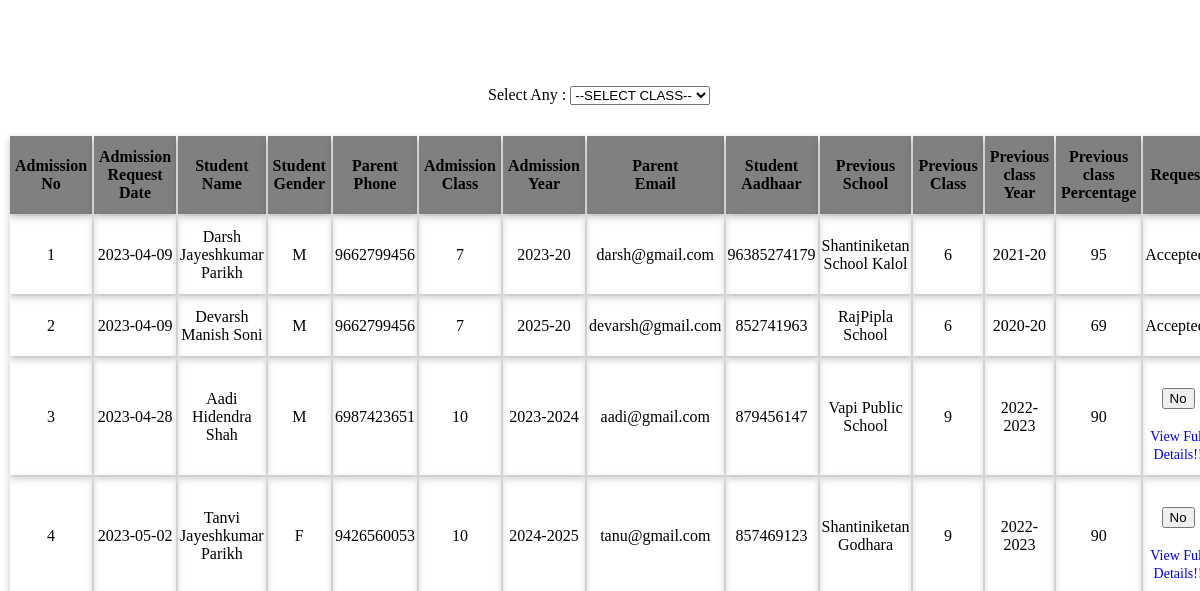
The page /assets/admin_admission.php on the database its author committed.
### tables this page shows
CREATE TABLE IF NOT EXISTS `admission_tb` (
  `sr_no` int NOT NULL AUTO_INCREMENT,
  `admit_date` date NOT NULL,
  `stud_name` varchar(50) NOT NULL,
  `stud_gender` varchar(6) NOT NULL,
  `parent_phone` varchar(10) NOT NULL,
  `admission_class` varchar(2) NOT NULL,
  `admission_year` varchar(10) NOT NULL,
  `stud_bdate` date NOT NULL,
  `stud_aadhaar` varchar(12) NOT NULL,
  `address` varchar(50) NOT NULL,
  `city` varchar(15) NOT NULL,
  `state` varchar(15) NOT NULL,
  `nation` varchar(15) NOT NULL,
  `pincode` varchar(6) NOT NULL,
  `mother_tongue` varchar(10) NOT NULL,
  `parent_email` varchar(50) NOT NULL,
  `prev_school` varchar(50) NOT NULL,
  `prev_class` varchar(2) NOT NULL,
  `prev_study_year` varchar(10) NOT NULL,
  `prev_class_perc` varchar(2) NOT NULL,
  `father_name` varchar(50) NOT NULL,
  `father_aadhaar` varchar(12) NOT NULL,
  `father_contact` varchar(10) NOT NULL,
  `father_occupation` varchar(10) NOT NULL,
  `father_income` varchar(10) NOT NULL,
  `mother_name` varchar(50) NOT NULL,
  `mother_aadhaar` varchar(12) NOT NULL,
  `mother_contact` varchar(10) NOT NULL,
  `mother_occupation` varchar(10) NOT NULL,
  `mother_income` varchar(10) NOT NULL,
  `admit_request` varchar(5) NOT NULL DEFAULT 'No',
  PRIMARY KEY (`sr_no`)
);

### assets/admin_admission.php (the view, shortened to what this page needs)
<!DOCTYPE html>
<html lang="en">
<head>
</head>
<body>
<?php
$cn=mysqli_connect("localhost","root","","school_users");
?>
<br>
    <form method="get" id="form-filter" action="">
            <div class="text" style="margin-left:40%;margin-top:5%;position:absolute;">
                Select Any :
                <select name="filter" onchange="sub();">
                    <option value='0' disabled selected>--SELECT CLASS--</option>
                </select>
            </div>
            <br><br><br><br><br><br>
    </form>
<?php
if($cn)
{
    if((!(isset($_GET["filter"]))) || $filter==0)
    {
        $result=mysqli_query($cn,"select * from admission_tb");
    }
    echo "<form method='post' action=''><table border='1' class='data'>";
    echo "<tr class='head'><td>Admission<br>No</td><td width='7%'>Admission<br>Request<br>Date</td><td>Student<br>Name</td><td>Student<br>Gender</td><td>Parent<br>Phone</td><td>Admission<br>Class</td><td>Admission<br>Year</td><td>Parent<br>Email</td><td>Student<br>Aadhaar</td><td>Previous<br>School</td><td>Previous<br>Class</td><td>Previous<br>class<br>Year</td><td>Previous<br>class<br>Percentage</td><td>Request</td></tr>";
    foreach ($result as $row){
        $admit_no=$row['sr_no'];
        $admit_request=$row['admit_request'];
        echo "<tr>";
        echo "<td>".$row['sr_no']."</td>";
        echo "<td>".$row['admit_date']."</td>";
        echo "<td>".$row['stud_name']."</td>";
        echo "<td>".$row['stud_gender']."</td>";
        echo "<td>".$row['parent_phone']."</td>";
        echo "<td>".$row['admission_class']."</td>";
        echo "<td>".$row['admission_year']."</td>";
        echo "<td>".$row['parent_email']."</td>";
        echo "<td>".$row['stud_aadhaar']."</td>";
        echo "<td>".$row['prev_school']."</td>";
        echo "<td>".$row['prev_class']."</td>";
        echo "<td>".$row['prev_study_year']."</td>";
        echo "<td>".$row['prev_class_perc']."</td>";
        if($admit_request=='No')
        {
            echo "<td><br><button name='accept' value='$admit_no'>$admit_request</button><br><br><a href='full_admission_dtl.php?sr_no=$admit_no' target='_top' style='font-size:14px;cursor:pointer;text-decoration:none;'>View Full Details!!</a></td>";
        }
        else
        {
            echo "<td> Accepted! </td>";
        }
        echo "</tr>";
    }
    echo "</table></form>";
}
else
{
    echo "<div class='alert'><span class='closebtn'>&times;</span>Server Not Responding!!</div>";
}
?>
</body>
</html>

### assets/admin_admission.php (style rules this page uses)
.data,.data tr { border:none; }
.data .head td { background-color:grey; color:black; font-weight:bold; padding:12px 5px; text-align:center; }
.data td { text-align:center; padding:12px 2px; border:none; box-shadow: rgba(0, 0, 0, 0.24) 0px 3px 8px; }

### rows shown on the page
admission_tb: sr_no "1", admit_date "2023-04-09", stud_name "Darsh Jayeshkumar Parikh", stud_gender "M", parent_phone "9662799456", admission_class "7", admission_year "2023-20", parent_email "darsh@gmail.com", stud_aadhaar "96385274179", prev_school "Shantiniketan School Kalol", prev_class "6", prev_study_year "2021-20", prev_class_perc "95", admit_request "Accepted!"
admission_tb: sr_no "2", admit_date "2023-04-09", stud_name "Devarsh Manish Soni", stud_gender "M", parent_phone "9662799456", admission_class "7", admission_year "2025-20", parent_email "devarsh@gmail.com", stud_aadhaar "852741963", prev_school "RajPipla School", prev_class "6", prev_study_year "2020-20", prev_class_perc "69", admit_request "Accepted!"
admission_tb: sr_no "3", admit_date "2023-04-28", stud_name "Aadi Hidendra Shah", stud_gender "M", parent_phone "6987423651", admission_class "10", admission_year "2023-2024", parent_email "aadi@gmail.com", stud_aadhaar "879456147", prev_school "Vapi Public School", prev_class "9", prev_study_year "2022-2023", prev_class_perc "90", admit_request "No"
admission_tb: sr_no "4", admit_date "2023-05-02", stud_name "Tanvi Jayeshkumar Parikh", stud_gender "F", parent_phone "9426560053", admission_class "10", admission_year "2024-2025", parent_email "tanu@gmail.com", stud_aadhaar "857469123", prev_school "Shantiniketan Godhara", prev_class "9", prev_study_year "2022-2023", prev_class_perc "90", admit_request "No"
